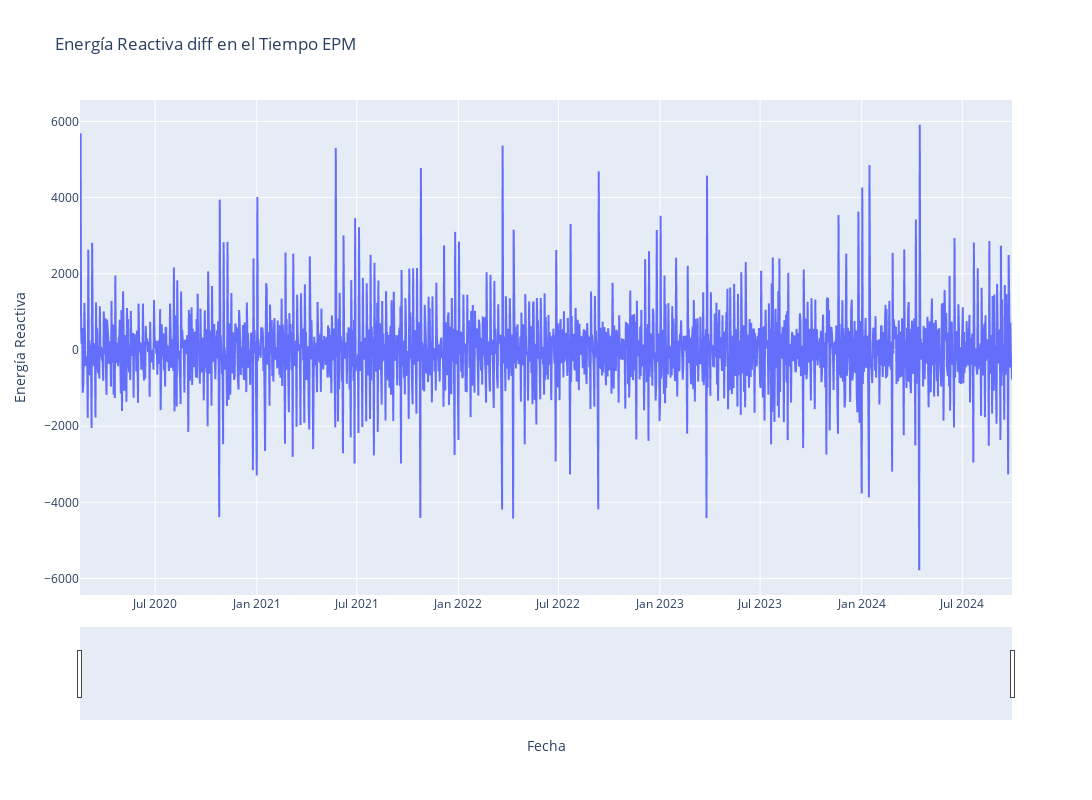

Write notebook code for a chart like this one.
### Code cell
# df_energia_epm['reactiva_inductiva_diff']
# Visualiza la serie temporal

#plt.plot(data_day['date'], df_er)
fig = px.line(df_energia_epm, x='date', y='reactiva_inductiva_diff', title='Energía Reactiva en el Tiempo')

# Personalización del gráfico
fig.update_layout(
    title='Energía Reactiva diff en el Tiempo EPM',
    xaxis_title='Fecha',
    yaxis_title='Energía Reactiva',
    xaxis_rangeslider_visible=True,  # Agregar slider para seleccionar el rango de fechas
    width=1400,
    height=800
)

fig.show()

### Figure 1 — Plotly figure (JSON) as saved in the notebook; plotly's stock layout.template omitted (floating-point values rounded to 4 significant figures; data arrays with more than 128 entries replaced by an {"elided": "..."} marker saying what was removed)
{"data": [{"hovertemplate": "date=%{x}<br>reactiva_inductiva_diff=%{y}<extra></extra>", "legendgroup": "", "line": {"color": "#636efa", "dash": "solid"}, "marker": {"symbol": "circle"}, "mode": "lines", "name": "", "showlegend": false, "type": "scattergl", "x": {"elided": "1668 str values"}, "xaxis": "x", "y": {"elided": "1668 int values"}, "yaxis": "y"}], "layout": {"height": 800, "legend": {"tracegroupgap": 0}, "title": {"text": "Energía Reactiva diff en el Tiempo EPM"}, "width": 1400, "xaxis": {"anchor": "y", "domain": [0, 1], "rangeslider": {"visible": true}, "title": {"text": "Fecha"}}, "yaxis": {"anchor": "x", "domain": [0, 1], "title": {"text": "Energía Reactiva"}}}}
